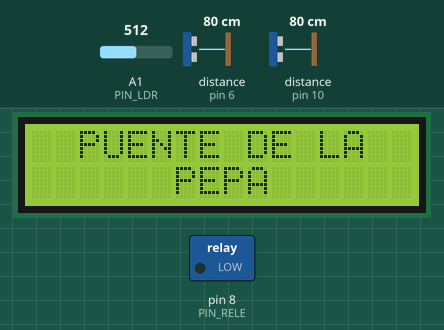
Recording of a sketch running on a simulated Arduino Uno, built with avr-gcc and run on an emulated ATmega328P. Shown: 16×2 character LCD, switched loads named in the sketch (green lamp = pin HIGH). The inputs (shaded band) are chosen by the test bench; at power-on: distance to the obstacle (sensors on pin 6, pin 10) 80 cm, A1 (PIN_LDR) = 512. The echo pulse lasts 58.3 µs per cm; what the sketch prints to the serial monitor is not drawn.

Above: at 1.2 s.
1.3 s: distance to the obstacle (sensor on pin 6) set to 10 cm
2.8 s: distance to the obstacle (sensor on pin 6) set to 7 cm
At 3.8 s:
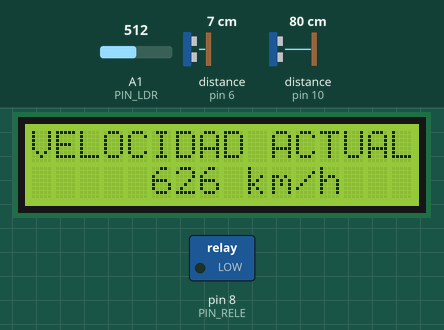
5.8 s: distance to the obstacle (sensor on pin 10) set to 9 cm
At 7.6 s:
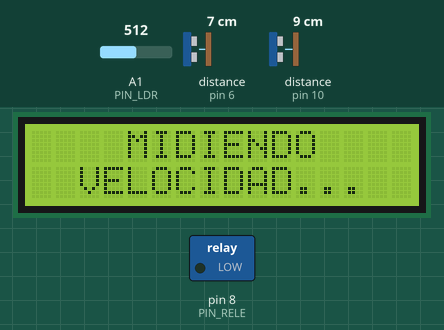
8.7 s: distance to the obstacle (sensor on pin 10) set to 7 cm
At 9.2 s:
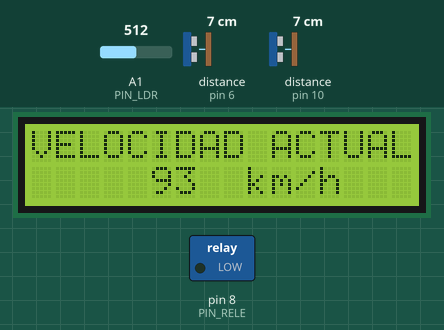
11.7 s: A1 (PIN_LDR) set to 411
14.4 s: A1 (PIN_LDR) set to 388
At 18.2 s:
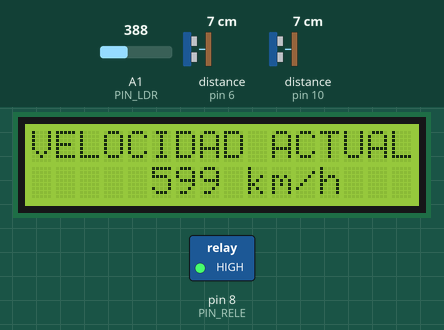
Timing chart, 0 to 18.4 s (numbered marks = the images above; inputs shaded):
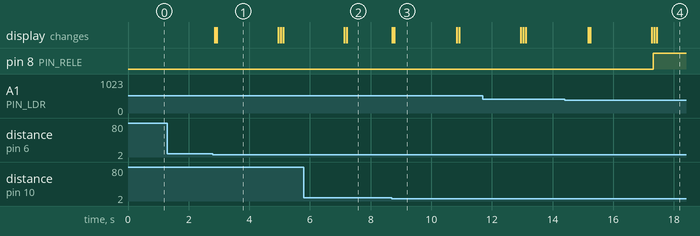

The sketch:

puentepepa.ino
```cpp
/*+++++++++++++++++++++++++++++++++
+   PROYECTO PUENTE DE LA PEPA    +
+ Ultima modificación: 15/06/2022 +
++++++++++++++++++++++++++++++++++*/

#include <NewPing.h>
#include <Wire.h>
#include <LiquidCrystal_I2C.h>


#define PIN_LDR A1 //El LDR esta conectado al pin analogico 1
#define PIN_RELE 8 //El relé esta conectado al pin 8
#define DEBUG 0 //Modo depuracion
#define TRIGGER_US1 9 // El trigger del ultrasonidos 1 está conectado al pin 7
#define ECHO_US1 6 //El echo del ultrasonidos 1 está conectado al pin 6
#define TRIGGER_US2 5 //El trigger del ultrasonidos 2 está conectado al pin 5
#define ECHO_US2 10 //El echo del ultrasonidos 2 está conectado al pin 4

NewPing ultra1(TRIGGER_US1, ECHO_US1, 10); //Crea clase ultra1 con los parámetros del ultrasonidos 1
NewPing ultra2(TRIGGER_US2, ECHO_US2, 10); //Crea clase ultra2 con los parámetros del ultrasonidos 2
LiquidCrystal_I2C lcd(0x27,16,2); //Crea clase lcd con los parámetros y dirección I2C de la pantalla LCD

int nivelLuz = 0;
int distanciaUS1 = 0;
int distanciaUS2 = 0;

void setup() {
  pinMode(PIN_LDR, INPUT);
  pinMode(PIN_RELE, OUTPUT);
  pinMode(TRIGGER_US1, OUTPUT);
  pinMode(TRIGGER_US2, OUTPUT);
  pinMode(ECHO_US1, INPUT);
  pinMode(ECHO_US2, INPUT);
  Serial.begin(9600);
  lcd.init();
  lcd.backlight();
  lcd.setCursor(2,0);
  lcd.print("PUENTE DE LA");
  lcd.setCursor(6, 1);
  lcd.print("PEPA");
}

void leerluz(){
  int medicion = analogRead(PIN_LDR); //Almacena el nivel de luz en una variable temporal
  nivelLuz = medicion;
  if (DEBUG == 1){
    Serial.println(nivelLuz);   //Envia los datos por el puerto serie si el modo de depuración esta activado.
  }
  if (medicion >= 400){
    digitalWrite(PIN_RELE, LOW);  //Enciende las farolas si se necesita
  } else {
    digitalWrite(PIN_RELE, HIGH);  //Apaga las farolas si se necesita
  }
}

void leerultrasonidos1(){ //Lee si hay un coche bajo el ultrasonidos numero 1
  distanciaUS1 = ultra1.ping_cm();
  if (DEBUG == 1){
    Serial.print(distanciaUS1); // obtener el valor en cm (0 = fuera de rango)
    Serial.println(" cm. SENSOR 1");
  }
  if (distanciaUS1 < 9 && distanciaUS1 > 4){
    Serial.println("Coche bajo sensor 1. Comienza medicion.");
    comenzarmedicion(1);
  }
}

void leerultrasonidos2(){ //Lee si hay un coche bajo el ultrasonidos numero 2
  distanciaUS2 = ultra2.ping_cm();
  if (DEBUG == 1){
    Serial.print(distanciaUS2); // obtener el valor en cm (0 = fuera de rango)
    Serial.println(" cm. SENSOR 2");
  }
  if (distanciaUS2 < 9 && distanciaUS2 > 4){
    Serial.println("Coche bajo sensor 2. Comienza medicion.");
    comenzarmedicion(2);
  }
}

void comenzarmedicion(int disp){//Comienza a contar el tiempo cuando hay un coche bajo uno de los dos sensores
  int milliscomienzo = millis(); //Guarda el tiempo en el que pasó el primer coche
  int millisfinal = 0; //Variable para almacenar el tiempo en el que pasa por el segundo coche.
  lcd.clear();
  lcd.setCursor(4,0);
  lcd.print("MIDIENDO");
  lcd.setCursor(2,1);
  lcd.print("VELOCIDAD...");
  if (disp == 1){
    while (distanciaUS2 > 8 && distanciaUS2 > 4){ //Espera hasta que haya un objeto bajo el otro sensor, obviando los dos primeros cm para evitar errores de medición.
      distanciaUS2 = ultra2.ping_cm();
      if (DEBUG == 1){
        Serial.print(distanciaUS2); // obtener el valor en cm (0 = fuera de rango)
        Serial.println(" cm. SENSOR 2");
      }
    }
    millisfinal = millis(); //Guarda el tiempo en el que ha llegado a su destino
    calcularvelocidad(milliscomienzo, millisfinal);
  }
  if (disp == 2){
    while (distanciaUS1 > 8 && distanciaUS1 > 4){ //Espera hasta que haya un objeto bajo el otro sensor, obviando los dos primeros cm para evitar errores de medición.
      distanciaUS1 = ultra1.ping_cm();
      if (DEBUG == 1){
        Serial.print(distanciaUS1); // obtener el valor en cm (0 = fuera de rango)
        Serial.println(" cm. SENSOR 1");
      }
    }
    millisfinal = millis(); //Guarda el tiempo en el que ha llegado a su destino
    calcularvelocidad(milliscomienzo, millisfinal);
  }
}

void calcularvelocidad(int millisinicio, int millisfinal){ //Función que se encarga de calcular el tiempo empleado en recorrer el camino y pasarlo a km/h
  lcd.clear();
  lcd.print("VELOCIDAD ACTUAL");
  int millisempleados = 0;
  if(DEBUG == 1){
    Serial.print("Ha salido a: ");
    Serial.println(millisinicio);
    Serial.print("Ha llegado a: ");
    Serial.println(millisfinal);
  }
  millisempleados = millisfinal - millisinicio; //Calcula cuantos milisegundos pasan desde que empezó hasta que termina
  Serial.print("El móvil acaba de terminar el radar de tramo. ");
  float velocidad = 0;
  velocidad = 40000 / millisempleados;
  int velocidadkmh = velocidad * 3.6;
  Serial.print("VELOCIDAD EN KM/H: ");
  Serial.println(velocidadkmh);
  Serial.println("---------------------------------------------------");
  lcd.setCursor(5, 1);
  lcd.print(velocidadkmh);
  lcd.setCursor(8, 1);
  lcd.print(" km/h");
  delay(2000);
  lcd.clear();
  lcd.setCursor(2,0);
  lcd.print("PUENTE DE LA");
  lcd.setCursor(6, 1);
  lcd.print("PEPA");
}


void loop() {
  leerluz();
  leerultrasonidos1();
  leerultrasonidos2();
  delay(50);
}
```

Measured:
- the behaviour switches between 9 and 8 cm on distance to the obstacle (sensor on pin 6) (found by bisection; images 0 and 1)
- the behaviour switches between 9 and 8 cm on distance to the obstacle (sensor on pin 10) (found by bisection; images 2 and 3)
- the behaviour switches between 400 and 399 on A1 (PIN_LDR) (found by bisection; images 3 and 4)
- after the input at 1.3 s, every drawn part: stays the same
- after the input at 2.8 s, the display: first changes after 0.05 s (image 1 shows a later state)
- after the input at 5.8 s, the display: first differs from a run without the input after 1.4 s (image 2)
- after the input at 8.7 s, the display: first changes at once (image 3 shows a later state)
- after the input at 14.4 s, pin 8 (PIN_RELE): LOW → HIGH after 2.9 s
